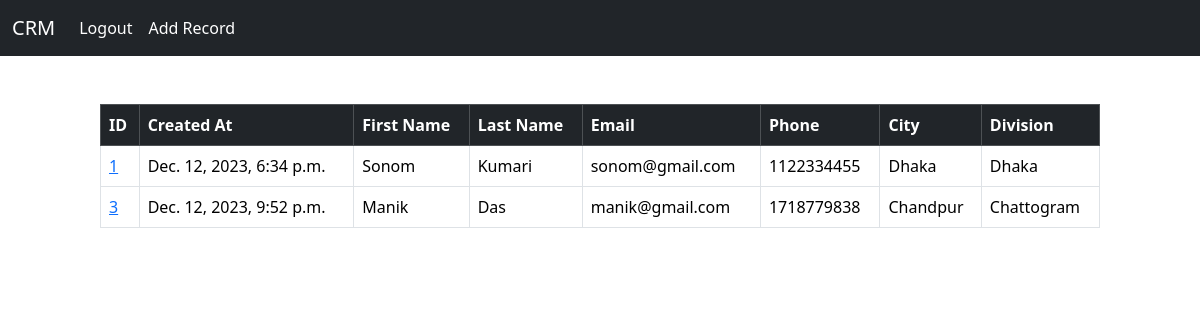
The app's page / (signed in) with its own data.
### myapp/models.py (models this page shows)
class Record(models.Model):
    created_at=models.DateTimeField(auto_now_add=True)
    first_name=models.CharField(max_length=100)
    last_name=models.CharField(max_length=100)
    email=models.EmailField()
    phone=models.PositiveIntegerField()
    city=models.CharField(max_length=100)
    division=models.CharField(choices=DIVISION_CHOICE,max_length=70)

### myapp/views.py (the view)
# urls.py: path('', views.home, name="home"),
def home(request):
    records=Record.objects.all()
    if request.method=="POST":
        username=request.POST['username']
        password=request.POST['password']
        user=authenticate(request, username=username, password=password)
        if user is not None:
            login(request, user)
            messages.success(request, 'you have login succcessfully!!')
            return redirect('home')
        else:
            messages.success(request, "you couldn't find an account with that username.Try another or new account")
            return redirect('home')
    else:
        return render(request, 'home.html', {'records':records})
    return render(request, 'home.html')

### myapp/templates/home.html (shortened to what this page needs)
{% extends 'base.html' %}
{% block content %}
 {% if user.is_authenticated %}
 <div class="col-md-10 offset-1">
 <table class="table table-hover table table-bordered">
  <thead class="table-dark">
    <tr>
      <th scope="col">ID</th>
      <th scope="col">Created At</th>
      <th scope="col">First Name</th>
      <th scope="col">Last Name</th>
      <th scope="col">Email</th>
      <th scope="col">Phone</th>
      <th scope="col">City</th>
      <th scope="col">Division</th>
    </tr>
  </thead>
  <tbody>
    {% if records %}
    {% for record in records %}
    <tr>
      <td><a href="{% url 'record' record.id %}">{{record.id}}</a></td>
      <td>{{record.created_at}}</td>
      <td>{{record.first_name}}</td>
      <td>{{record.last_name}}</td>
      <td>{{record.email}}</td>
      <td>{{record.phone}}</td>
      <td>{{record.city}}</td>
      <td>{{record.division}}</td><br>
    </tr>
    {% endfor %}
    {% endif %}
  </tbody>
</table>
</div>
 {% endif %}
{% endblock content %}

### myapp/templates/base.html (shortened to what this page needs)
<!doctype html>
<html lang="en">
  <head>
    <link href="https://cdn.jsdelivr.net/npm/bootstrap@5.3.2/dist/css/bootstrap.min.css" rel="stylesheet">
  </head>
  <body>
    {% include 'navbar.html' %}
    {% block content %}
    {% endblock content %}
  </body>
</html>

### myapp/templates/navbar.html (shortened to what this page needs)
<nav class="navbar navbar-expand-lg bg-dark">
    <div class="container-fluid">
      <a class="navbar-brand text-bg-dark" href="{% url 'home' %}">CRM</a>
      <div class="collapse navbar-collapse" id="navbarNavAltMarkup">
        <div class="navbar-nav">
          {% if user.is_authenticated %}
          <a class="nav-link active text-bg-dark" aria-current="page" href="{% url 'logout' %}">Logout</a>
          <a class="nav-link active text-bg-dark" aria-current="page" href="{% url 'addrecord' %}">Add Record</a>
          {% else %}
          <a class="nav-link active text-bg-dark" aria-current="page" href="{% url 'home' %}">Login</a>
          <a class="nav-link active text-bg-dark" aria-current="page" href="{% url 'register' %}">Register</a>
          {% endif %}
        </div>
      </div>
    </div>
  </nav>

### records on screen
Record: id "1", created_at "Dec. 12, 2023, 6:34 p.m.", first_name "Sonom", last_name "Kumari", email "sonom@gmail.com", phone "1122334455", city "Dhaka", division "Dhaka"
Record: id "3", created_at "Dec. 12, 2023, 9:52 p.m.", first_name "Manik", last_name "Das", email "manik@gmail.com", phone "1718779838", city "Chandpur", division "Chattogram"
